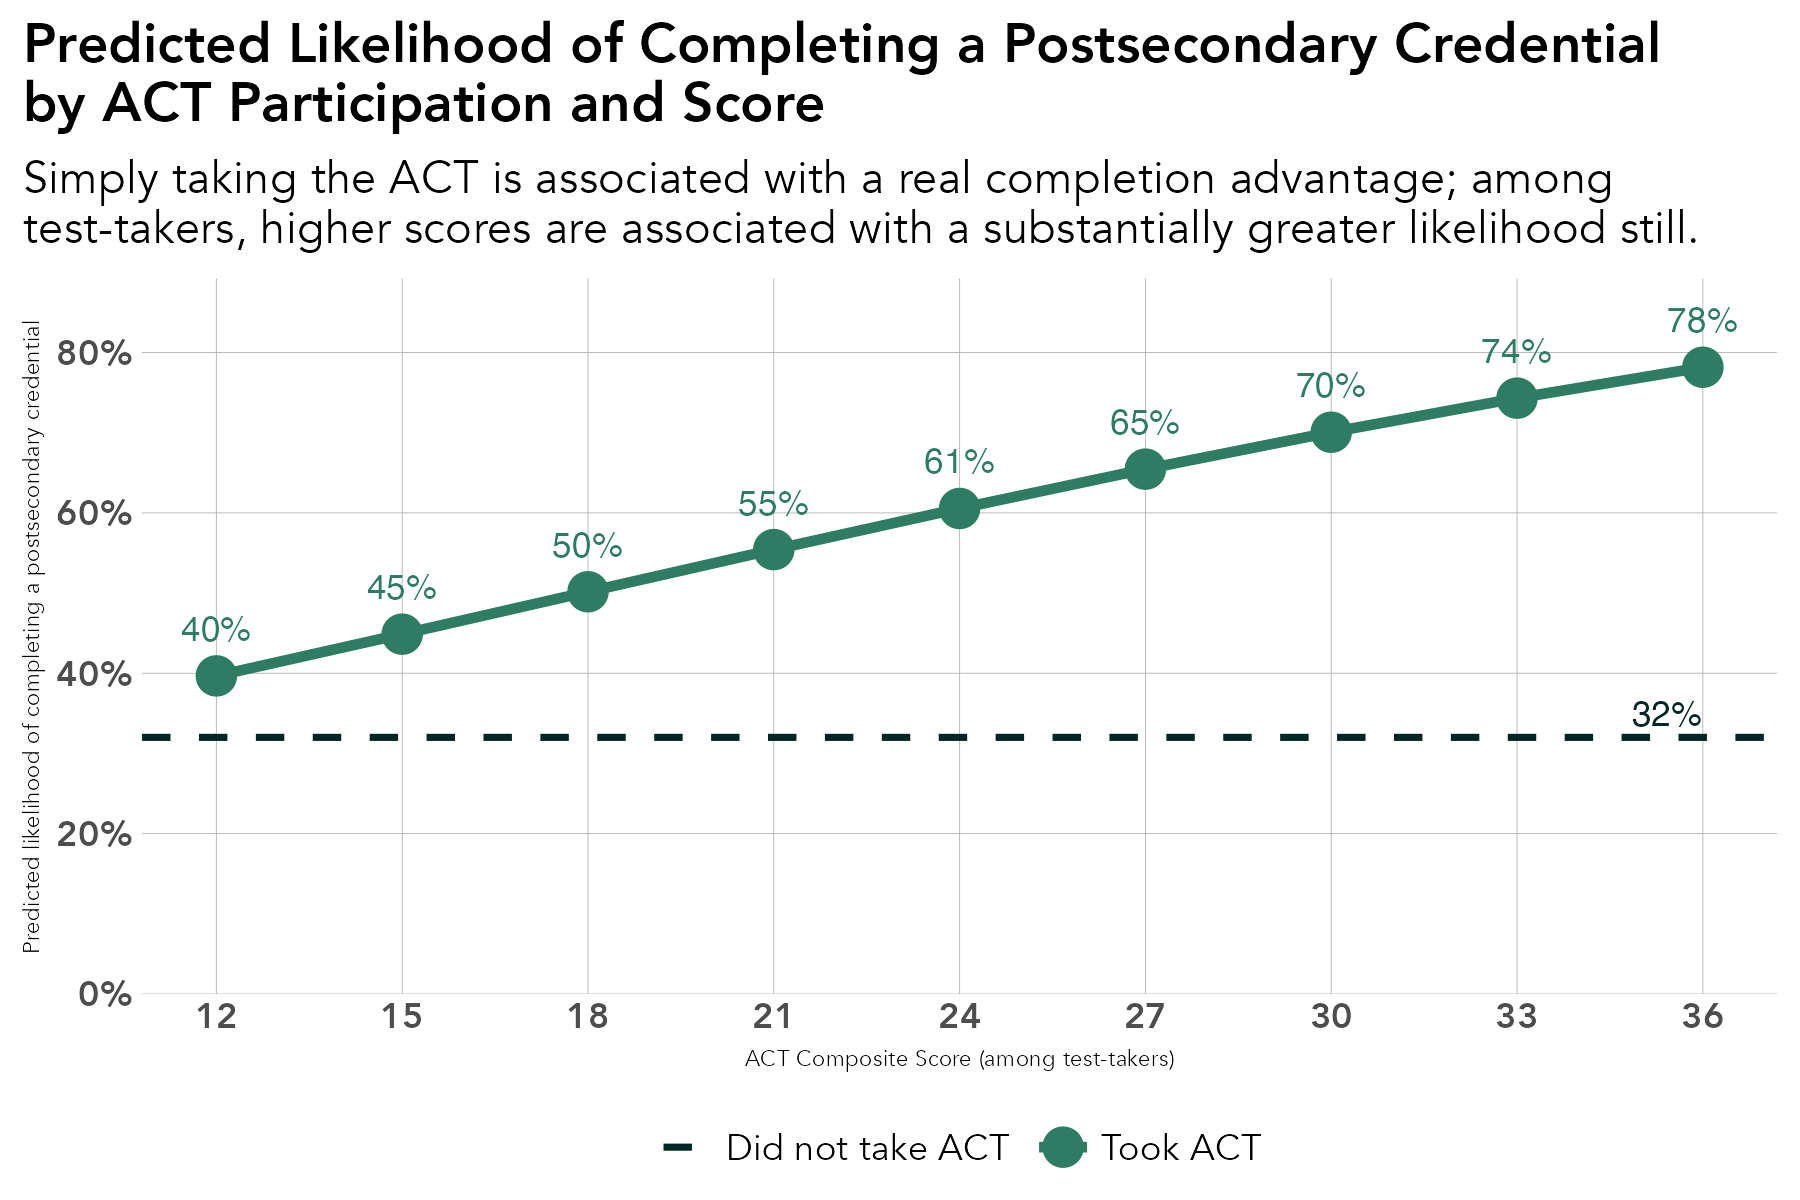

This chart was generated by the following R code:
# library -----------------------------------------------------------------
library(tidyverse)
library(sf)
library(ggrepel)
library(scales)
library(ggiraph)
library(rmapshaper)
library(cowplot)
library(RColorBrewer)
library(readxl)
library(lubridate)
library(readxl)
library(systemfonts)
reset_font_cache()
library(ggtext)
library(janitor)
library(cowplot)


rm(list = ls())

# themes ------------------------------------------------------------------
theme_bar <- theme_bw() +
  theme(panel.grid.major = element_line(color = "grey70", size = 0.1),
        panel.grid.minor = element_blank(),
        axis.ticks = element_blank(),
        axis.text = element_text(face = "bold"),
        panel.border = element_blank(),
        legend.background = element_rect(fill = "transparent", color = "transparent"),
        legend.key = element_rect(fill = "transparent"),
        legend.key.size = unit(1, "lines"),
        legend.margin = margin(0,0,0,0),
        legend.title = element_blank(),
        legend.text = element_text(margin = margin(l = 2)),
        text = element_text(family = "Avenir") ,
        plot.title.position = "plot",
        plot.title = element_text(face = "bold"))

theme_line <- theme_bw() +
  theme(legend.background = element_rect(fill = "transparent", color = "transparent"),
        legend.key = element_rect(fill = "transparent"),
        legend.text = element_text(margin = margin(l = 2)),
        panel.grid.minor = element_blank(),
        panel.grid.major = element_line(color = "grey70", size = 0.1),
        axis.ticks = element_blank(),
        axis.text = element_text(face = "bold"),
        panel.border = element_blank(),
        legend.margin = margin(0,0,0,0),
        legend.key.size = unit(1, "lines"),
        text = element_text(family = "Avenir") ,
        plot.title.position = "plot",
        plot.title = element_text(face = "bold"))


theme_sf <- theme_bw() +
  theme(axis.text.x=element_blank(),
        axis.text.y=element_blank(),
        axis.ticks=element_blank(),
        panel.background = element_blank(),
        panel.grid.major = element_line(color = "white"),
        panel.border = element_blank(),
        legend.title = element_blank(),
        legend.text = element_text(margin = margin(l = 2)),
        legend.margin = margin(0,0,0,0),
        legend.key.size = unit(1, "lines"),
        text = element_text(family = "Avenir") ,
        plot.title.position = "plot",
        plot.title = element_text(face = "bold"))

regions <- read_csv("/Users/kellyasche/Library/CloudStorage/GoogleDrive-kasche@ruralmn.org/My Drive/Data Prep/R Projects/Join docs/county_regions.csv") %>%
  select(5,6) %>%
  unique() %>%
  mutate(edr = str_replace(edr, "  ", " "),
         planning.region = str_replace(planning.region, " Minnesota", ""),
         planning.region = fct_relevel(planning.region, "Northwest", "Northeast", "Central", "Seven County Mpls-St Paul", "Southwest", "Southeast"),
         edr = fct_relevel(edr, "EDR 1 - Northwest", "EDR 2 - Headwaters", "EDR 3 - Arrowhead", "EDR 4 - West Central", "EDR 5 - North Central", "EDR 6E- Southwest Central", "EDR 6W- Upper Minnesota Valley", "EDR 7E- East Central", "EDR 7W- Central", "EDR 8 - Southwest", "EDR 9 - South Central", "EDR 10 - Southeast", "EDR 11 - 7 County Twin Cities", "Minnesota"))

counties.regions <- read_csv("/Users/kellyasche/Library/CloudStorage/GoogleDrive-kasche@ruralmn.org/My Drive/Data Prep/R Projects/Join docs/county_regions.csv") %>%
  mutate(countyfp = formatC(countyfp, width = 3, flag = "0"),
         Name = str_to_title(Name),
         Name = str_replace(Name, "Q", "q"),
         Name = str_replace(Name, "Of The", "of the"),
         Name = str_replace(Name, "Mcleod", "McLeod"),
         Dem_Desc = ifelse(Name == "Minnesota", "Minnesota", Dem_Desc) ,
         edr = str_replace(edr, "  ", " "),
         planning.region = str_replace(planning.region, " Minnesota", ""),
         planning.region = fct_relevel(planning.region, "Northwest", "Northeast", "Central", "Seven County Mpls-St Paul", "Southwest", "Southeast"),
         edr = fct_relevel(edr, "EDR 1 - Northwest", "EDR 2 - Headwaters", "EDR 3 - Arrowhead", "EDR 4 - West Central", "EDR 5 - North Central", "EDR 6E- Southwest Central", "EDR 6W- Upper Minnesota Valley", "EDR 7E- East Central", "EDR 7W- Central", "EDR 8 - Southwest", "EDR 9 - South Central", "EDR 10 - Southeast", "EDR 11 - 7 County Twin Cities", "Minnesota"))

color.ruca <- c("Entirely rural" = "#009933", "Town/rural mix" = "#99CC33", "Urban/town/rural mix" = "#CC9966", "Entirely urban" = "#754C29", "Minnesota" = "black")

color.pr <- c("Northwest" = "#4575b4","Northeast" = "grey", "Central" = "#fee090", "Seven County Mpls-St Paul" = "#d73027", "Southwest" = "#91bfdb", "Southeast" = "#fc8d59", "Minnesota" = "black")

color.edr <- c("EDR 1 - Northwest" = "#b3cde3", "EDR 2 - Headwaters" = "#8c96c6", "EDR 3 - Arrowhead" = "#fe9929", "EDR 4 - West Central" = "#8856a7", "EDR 5 - North Central" = "#810f7c", "EDR 6E- Southwest Central" = "#e5f5f9", "EDR 6W- Upper Minnesota Valley" = "#bdc9e1", "EDR 7E- East Central" = "#99d8c9", "EDR 7W- Central" = "#2ca25f", "EDR 8 - Southwest" = "#74a9cf", "EDR 9 - South Central" = "#0570b0", "EDR 10 - Southeast" = "#d7301f", "EDR 11 - 7 County Twin Cities" = "#d8b365", "Minnesota" = "black")

color.pr.edr <- c ("Northwest" = "#4575b4","Northeast" = "#e0f3f8", "Central" = "#fee090", "Seven County Mpls-St Paul" = "#d73027", "Southwest" = "#91bfdb", "Southeast" = "#fc8d59", "Minnesota" = "black", "EDR 1 - Northwest" = "#b3cde3", "EDR 2 - Headwaters" = "#8c96c6", "EDR 3 - Arrowhead" = "#fe9929", "EDR 4 - West Central" = "#8856a7", "EDR 5 - North Central" = "#810f7c", "EDR 6E- Southwest Central" = "#e5f5f9", "EDR 6W- Upper Minnesota Valley" = "#bdc9e1", "EDR 7E- East Central" = "#99d8c9", "EDR 7W- Central" = "#2ca25f", "EDR 8 - Southwest" = "#74a9cf", "EDR 9 - South Central" = "#0570b0", "EDR 10 - Southeast" = "#d7301f", "EDR 11 - 7 County Twin Cities" = "#d8b365")

color.six <- c("#009933", "#4575b4", "grey", "#fee090", "#fc8d59", "#d73027")

mn_counties <- st_read("/Users/kellyasche/Library/CloudStorage/GoogleDrive-kasche@ruralmn.org/My Drive/Data Prep/R Projects/Shapefiles/County shapefiles/MNCounties_MNDOT.shp", quiet = TRUE) %>%
  ms_simplify(keep = .01, keep_shapes = TRUE) %>%
  rename("countyfp" = "FIPS_CODE")

primary_colors <- c("#012623", "#2E7C63", "#8B601F", "#9B3F24", "grey")

alt_colors     <- c("#012623", "#9B3F24", "#E6A762", "#8B601F", "#222222")

expanded_colors <- c("#012623",   # Deep Field Green
                     "#9B3F24",   # Earth Red
                     "#2E7C63",   # Community Green
                     "#E6A762",   # Warm Accent
                     "#8B601F",   # Heritage Brown
                     "#0F5952",   # Secondary Green
                     "#222222",   # Dark Neutral
                     "grey")      # Light-mid neutral


# Prep data ---------------------------------------------------------------

original <- read_csv("Data/SLEDS/Masters/Master-report-dataset.csv")

model_vars_dv2<- c("Gender", "RaceEthnicity", "economic.status", "SpecialEdStatus",
                   "english.learner", "Dem_Desc", "range.school", "avg.wages.pct.state", "avg.unemp.rate",
                   "pseo.participant", "took.ACT", "ACTCompositeScore", "ap.exam", "sat.taken",
                   "cte.achievement", "ps.grad")

master.model.dv2 <- original %>%
  filter(grad.year > 2010,
         grad.year <= 2019,
         ps.grad != "Attending ps") %>%
  select(PersonID, all_of(model_vars_dv2)) %>%
  filter(!is.na(pseo.participant)) %>%
  mutate(ps.grad = ifelse(ps.grad == "Y", "Yes", "No"),
         ps.grad = fct_relevel(ps.grad, "No"),
         Gender = fct_relevel(Gender, "M"),
         RaceEthnicity = fct_relevel(RaceEthnicity, "White"),
         economic.status = as_factor(economic.status),
         economic.status = fct_relevel(economic.status, "0"),
         SpecialEdStatus = as.character(SpecialEdStatus),
         SpecialEdStatus = fct_relevel(SpecialEdStatus, "0"),
         english.learner = as_factor(english.learner),
         english.learner = fct_relevel(english.learner, "0"),
         Dem_Desc = fct_relevel(Dem_Desc, "Entirely rural"),
         range.school = fct_relevel(range.school, "Non-range school"),
         pseo.participant = as.character(pseo.participant),
         pseo.participant = fct_relevel(pseo.participant, "0"),
         took.ACT = fct_relevel(took.ACT, "No"),
         ACTCompositeScore.filled = ifelse(is.na(ACTCompositeScore), 0, ACTCompositeScore),
         sat.taken = as_factor(sat.taken),
         sat.taken = fct_relevel(sat.taken, "0"),
         ap.exam = as_factor(ap.exam),
         ap.exam = fct_relevel(ap.exam, "0"),
         cte.achievement = fct_relevel(cte.achievement, "No CTE"))

model3_dv2 <- glm(
  ps.grad ~
    Gender +
    RaceEthnicity +
    economic.status +
    SpecialEdStatus +
    english.learner +
    Dem_Desc +
    range.school +
    avg.wages.pct.state +
    avg.unemp.rate +
    pseo.participant +
    took.ACT +
    ACTCompositeScore.filled +
    ap.exam + 
    sat.taken +
    cte.achievement,
  family = binomial,
  data = master.model.dv2
)


# ---- Organizational color palette ----
color_baseline <- "#012623"  # Deep Field Green
color_highlight <- "#2E7C63" # Community Green

# ---- Compute the ACT curve directly from the fitted model ----
act_scores <- seq(12, 36, by = 3)
act_curve <- tibble(
  score = act_scores,
  pct = map_dbl(act_scores, function(s) {
    d <- master.model.dv2
    d$took.ACT <- "Yes"
    d$ACTCompositeScore.filled <- s
    mean(predict(model3_dv2, newdata = d, type = "response"))
  })
)

no_act_data <- master.model.dv2
no_act_data$took.ACT <- "No"
no_act_data$ACTCompositeScore.filled <- 0
no_act_pct <- mean(predict(model3_dv2, newdata = no_act_data, type = "response"))

# ---- ACT line chart, with a proper legend ----
ggplot(act_curve, aes(x = score, y = pct)) +
  geom_hline(aes(yintercept = no_act_pct, color = "Did not take ACT"), 
             linetype = "dashed", linewidth = 0.8) +
  annotate("text", x = max(act_scores), y = no_act_pct + 0.03,
           label = percent(no_act_pct, accuracy = 1),
           color = color_baseline, size = 3, hjust = 1) +
  geom_line(aes(color = "Took ACT"), linewidth = 1.2) +
  geom_point(aes(color = "Took ACT"), size = 4) +
  geom_text(aes(label = percent(pct, accuracy = 1)), vjust = -1.4, size = 3, color = color_highlight) +
  scale_color_manual(
    name = NULL,
    values = c("Did not take ACT" = color_baseline, "Took ACT" = color_highlight),
    breaks = c("Did not take ACT", "Took ACT")
  ) +
  scale_y_continuous(labels = percent, limits = c(0, 0.85), 
                     expand = expansion(mult = c(0, 0.05))) +
  scale_x_continuous(breaks = act_scores) +
  labs(
    x = "ACT Composite Score (among test-takers)",
    y = "Predicted likelihood of completing a postsecondary credential",
    title = "Predicted Likelihood of Completing a Postsecondary Credential\nby ACT Participation and Score",
    subtitle = "Simply taking the ACT is associated with a real completion advantage; among\ntest-takers, higher scores are associated with a substantially greater likelihood still."
  ) +
  theme_bar +
  theme(axis.title = element_text(size = 5.5),
        legend.position = "bottom")

ggsave(filename = "Charts/Draft 5/ps-grad-act.pdf", device = cairo_pdf, dpi = "print", width = 6, height = 4)

ggsave(filename = "Charts/Draft 5/ps-grad-act.png", dpi = "print", width = 6, height = 4)
